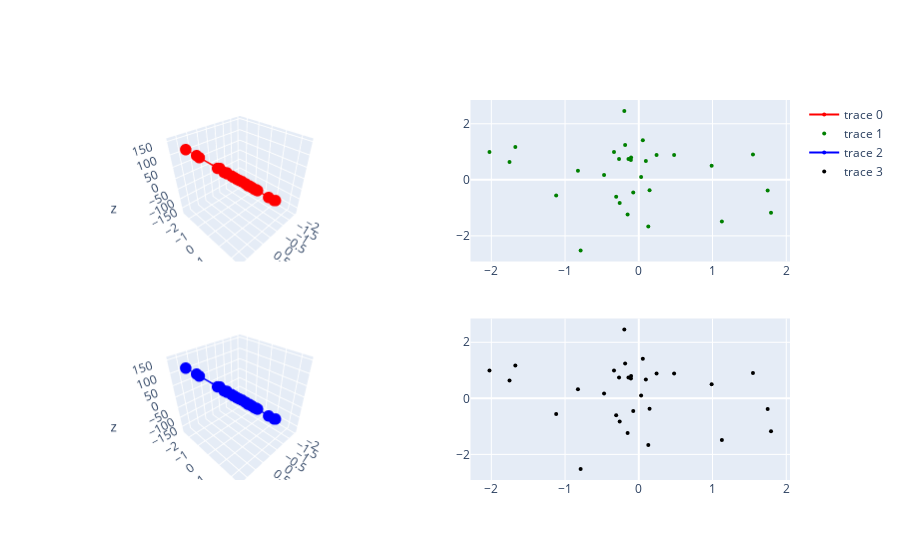

The notebook cell saved with this chart:
### Code cell
fig = make_subplots(specs = [[{'type' : 'scene'}, {'type' : 'xy'}]] * 2,
                    rows = 2, cols = 2)
fig.add_trace(go.Scatter3d(x = X[:, 0], 
                         y = X[:, 1], 
                         z = y, 
                         marker = {'color' : 'red', 
                                   'size' : 4}
                         ),
              row = 1,
              col = 1)
fig.add_trace(go.Scatter(x = X[:, 0], 
                         y = X[:, 1], 
                         #z = y,   
                         mode = 'markers',
                         marker = {'color' : 'green', 
                                   'size' : 4}
                         ), 
              row = 1,
              col = 2)
fig.add_trace(go.Scatter3d(x = X[:, 0], 
                         y = X[:, 1], 
                         z = y, 
                         marker = {'color' : 'blue', 
                                   'size' : 4}
                         ), 
              row = 2,
              col = 1)
fig.add_trace(go.Scatter(x = X[:, 0], 
                         y = X[:, 1], 
                         #z = y, 
                         mode = 'markers',
                         marker = {'color' : 'black', 
                                   'size' : 4}
                         ), 
              row = 2,
              col = 2)

### Figure 1 — Plotly figure (JSON) as saved in the notebook; plotly's stock layout.template omitted (floating-point values rounded to 4 significant figures)
{"data": [{"marker": {"color": "red", "size": 4}, "scene": "scene", "type": "scatter3d", "x": [-1.674, -0.1046, -0.1852, -1.121, -0.07517, -0.1961, -0.8254, -0.7888, 1.127, 1.748, -0.2591, 0.129, 1.549, 0.2413, 0.0959, -2.025, -1.753, 0.05489, 0.9881, 1.794, 0.1462, 0.479, -0.3361, -0.4709, -0.1518, -0.1402, -0.1072, 0.03146, -0.3067, -0.2678], "y": [1.175, 0.7968, 1.246, -0.5593, -0.4526, 2.453, 0.3229, -2.519, -1.486, -0.3799, -0.8293, -1.667, 0.9047, 0.8847, 0.6744, 0.992, 0.6374, 1.411, 0.4986, -1.175, -0.3749, 0.8866, 0.9968, 0.1728, -1.236, 0.7475, 0.706, 0.09862, -0.5997, 0.7433], "z": [-141.0, -7.868, -14.15, -96.09, -6.984, -13.52, -69.83, -70.4, 93.99, 148.3, -23.13, 8.815, 133.0, 21.68, 9.035, -171.1, -148.4, 6.499, 84.74, 151.1, 11.96, 41.91, -27.31, -39.85, -14.52, -10.96, -8.205, 2.805, -26.88, -21.83]}, {"marker": {"color": "green", "size": 4}, "mode": "markers", "type": "scatter", "x": [-1.674, -0.1046, -0.1852, -1.121, -0.07517, -0.1961, -0.8254, -0.7888, 1.127, 1.748, -0.2591, 0.129, 1.549, 0.2413, 0.0959, -2.025, -1.753, 0.05489, 0.9881, 1.794, 0.1462, 0.479, -0.3361, -0.4709, -0.1518, -0.1402, -0.1072, 0.03146, -0.3067, -0.2678], "xaxis": "x", "y": [1.175, 0.7968, 1.246, -0.5593, -0.4526, 2.453, 0.3229, -2.519, -1.486, -0.3799, -0.8293, -1.667, 0.9047, 0.8847, 0.6744, 0.992, 0.6374, 1.411, 0.4986, -1.175, -0.3749, 0.8866, 0.9968, 0.1728, -1.236, 0.7475, 0.706, 0.09862, -0.5997, 0.7433], "yaxis": "y"}, {"marker": {"color": "blue", "size": 4}, "scene": "scene2", "type": "scatter3d", "x": [-1.674, -0.1046, -0.1852, -1.121, -0.07517, -0.1961, -0.8254, -0.7888, 1.127, 1.748, -0.2591, 0.129, 1.549, 0.2413, 0.0959, -2.025, -1.753, 0.05489, 0.9881, 1.794, 0.1462, 0.479, -0.3361, -0.4709, -0.1518, -0.1402, -0.1072, 0.03146, -0.3067, -0.2678], "y": [1.175, 0.7968, 1.246, -0.5593, -0.4526, 2.453, 0.3229, -2.519, -1.486, -0.3799, -0.8293, -1.667, 0.9047, 0.8847, 0.6744, 0.992, 0.6374, 1.411, 0.4986, -1.175, -0.3749, 0.8866, 0.9968, 0.1728, -1.236, 0.7475, 0.706, 0.09862, -0.5997, 0.7433], "z": [-141.0, -7.868, -14.15, -96.09, -6.984, -13.52, -69.83, -70.4, 93.99, 148.3, -23.13, 8.815, 133.0, 21.68, 9.035, -171.1, -148.4, 6.499, 84.74, 151.1, 11.96, 41.91, -27.31, -39.85, -14.52, -10.96, -8.205, 2.805, -26.88, -21.83]}, {"marker": {"color": "black", "size": 4}, "mode": "markers", "type": "scatter", "x": [-1.674, -0.1046, -0.1852, -1.121, -0.07517, -0.1961, -0.8254, -0.7888, 1.127, 1.748, -0.2591, 0.129, 1.549, 0.2413, 0.0959, -2.025, -1.753, 0.05489, 0.9881, 1.794, 0.1462, 0.479, -0.3361, -0.4709, -0.1518, -0.1402, -0.1072, 0.03146, -0.3067, -0.2678], "xaxis": "x2", "y": [1.175, 0.7968, 1.246, -0.5593, -0.4526, 2.453, 0.3229, -2.519, -1.486, -0.3799, -0.8293, -1.667, 0.9047, 0.8847, 0.6744, 0.992, 0.6374, 1.411, 0.4986, -1.175, -0.3749, 0.8866, 0.9968, 0.1728, -1.236, 0.7475, 0.706, 0.09862, -0.5997, 0.7433], "yaxis": "y2"}], "layout": {"scene": {"domain": {"x": [0, 0.45], "y": [0.575, 1]}}, "scene2": {"domain": {"x": [0, 0.45], "y": [0, 0.425]}}, "xaxis": {"anchor": "y", "domain": [0.55, 1]}, "xaxis2": {"anchor": "y2", "domain": [0.55, 1]}, "yaxis": {"anchor": "x", "domain": [0.575, 1]}, "yaxis2": {"anchor": "x2", "domain": [0, 0.425]}}}
